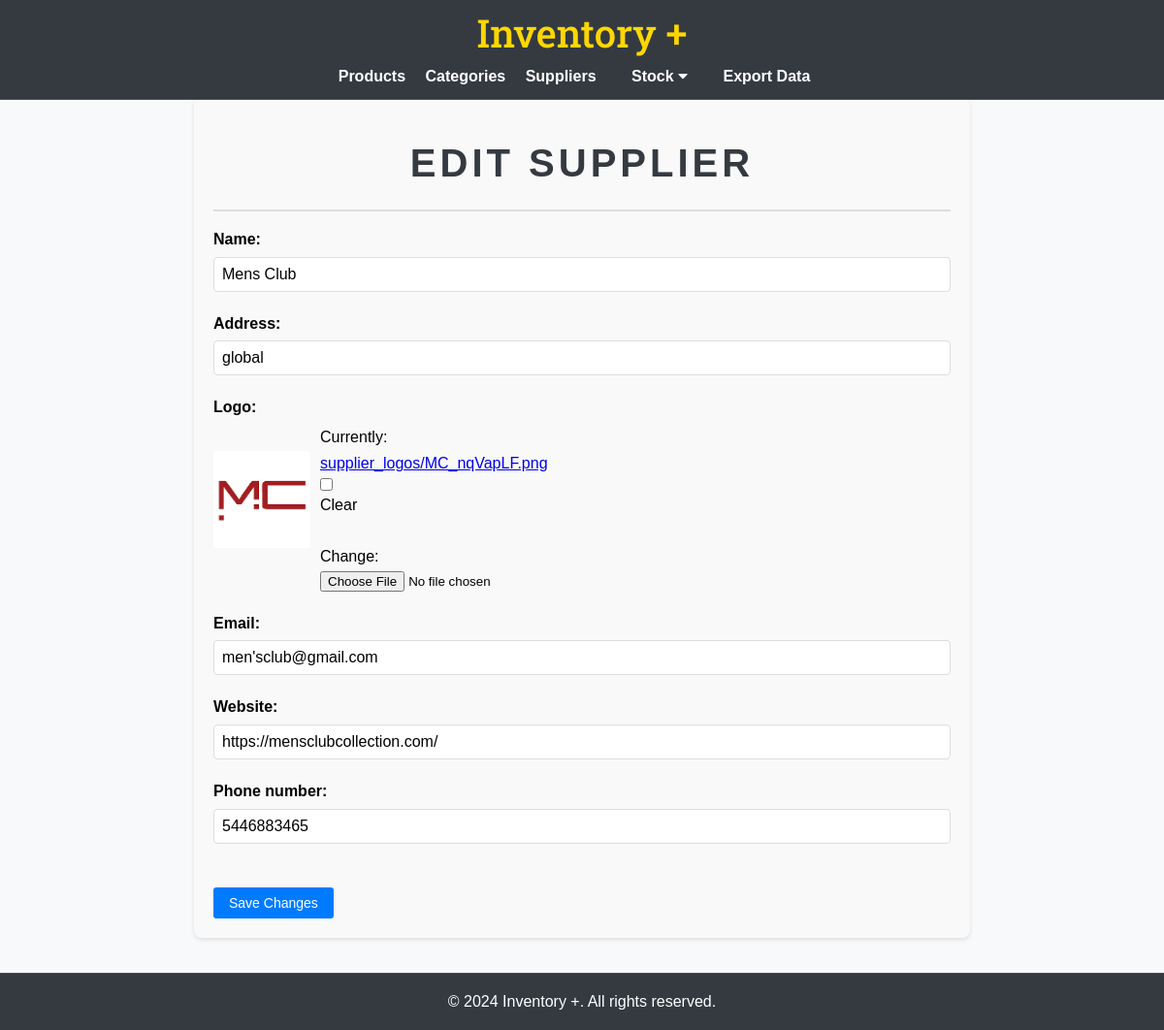
/suppliers/8/edit/, run on the app's committed database.
### inventory/models.py (models this page shows, shortened)
class Supplier(models.Model):
    name = models.CharField(max_length=100)
    address = models.CharField(max_length=255, null=True, blank=True)
    logo = models.ImageField(upload_to='supplier_logos/', null=True, blank=True)
    email = models.EmailField(max_length=100, null=True, blank=True)
    website = models.URLField(max_length=200, null=True, blank=True)
    phone_number = models.CharField(max_length=20, null=True, blank=True)

### inventory/views.py (the view)
# urls.py: path('suppliers/<int:pk>/edit/', views.supplier_edit, name='supplier_edit'),
def supplier_edit(request, pk):
    supplier = get_object_or_404(Supplier, pk=pk)
    if request.method == 'POST':
        form = SupplierForm(request.POST, request.FILES, instance=supplier)
        if form.is_valid():
            form.save()
            return redirect('supplier_list')
    else:
        form = SupplierForm(instance=supplier)
    return render(request, 'inventory/supplier_form.html', {'form': form})

### inventory/forms.py
class SupplierForm(forms.ModelForm):
    class Meta:
        model = Supplier
        fields = ['name', 'address', 'logo', 'email', 'website', 'phone_number']

### inventory/templates/inventory/supplier_form.html (shortened to what this page needs)
{% extends 'base.html' %}
{% block content %}
<div style="display: flex; justify-content: center; align-items: center; min-height: 100vh; padding: 20px;">
    <div style="max-width: 800px; width: 100%; background: #f9f9f9; padding: 20px; border-radius: 8px; box-shadow: 0 2px 4px rgba(0,0,0,0.1);">
        <h2>{{ form.instance.pk|yesno:"Edit Supplier,Add Supplier" }}</h2>
        <form method="post" enctype="multipart/form-data" id="supplierForm">
            <div>
                {% for field in form %}
                <div style="margin-bottom: 20px;">
                    <label for="{{ field.id_for_label }}" style="display: block; margin-bottom: 5px; font-weight: bold;">
                        {{ field.label }}:
                    </label>
                    {% if field.field.widget.input_type == 'file' %}
                        <div style="display: flex; align-items: center; gap: 10px;">
                            {% if form.instance.logo %}
                                <div style="margin-bottom: 10px;">
                                    <img src="{{ form.instance.logo.url }}" alt="Current Logo" style="max-width: 100px; max-height: 100px; height: auto; border-radius: 3px;">
                                </div>
                            {% endif %}
                            <div style="display: flex; flex-direction: column; align-items: flex-start; gap: 2px;">
                                {{ field }}
                            </div>
                        </div>
                    {% else %}
                        <input type="{{ field.field.widget.input_type }}" id="{{ field.id_for_label }}" name="{{ field.html_name }}" value="{% if form.instance.pk %}{{ field.value }}{% endif %}" style="width: 100%; padding: 8px; border: 1px solid #ddd; border-radius: 4px; font-size: 16px;">
                    {% endif %}
                </div>
                {% endfor %}
            </div>
            <br>
            <button type="submit" class="save-btn" style="padding: 8px 16px; border: none; border-radius: 3px; background-color: #007bff; color: #fff; font-size: 14px; cursor: pointer;">
                {{ form.instance.pk|yesno:"Save Changes,Add Supplier" }}
            </button>
        </form>
    </div>
</div>
{% endblock %}

### inventory/static/css/style.css (style rules this page uses)
* { margin: 0; padding: 0; box-sizing: border-box; }
html, body { height: 100%; font-family: Arial, sans-serif; line-height: 1.6; background-color: #f8f9fa; }
body { display: flex; flex-direction: column; }
h2 { font-size: 2.5rem; color: #343a40; text-align: center; margin-top: 1rem; margin-bottom: 1rem; font-weight: bold; text-transform: uppercase; letter-spacing: 0.1em; border-bottom: 2px solid #ddd; padding-bottom: 1rem; }
button { color: #fff; border: none; border-radius: 4px; padding: 0.5rem 1rem; cursor: pointer; font-size: 1rem; transition: background-color 0.3s; display: inline-block; text-align: center; box-sizing: border-box; }
.save-btn { background-color: #4caf50; color: white; padding: 10px 20px; border: none; cursor: pointer; }

### data on the page
Supplier: instance.pk "EDIT SUPPLIER", name "Mens Club" "global" "men'sclub@gmail.com" "https://mensclubcollection.com/" "5446883465", instance.logo (picture), instance.pk "Save Changes"

### other printed values
{{ field.label }} "Name" "Address" "Logo" "Email" "Website" "Phone number"
